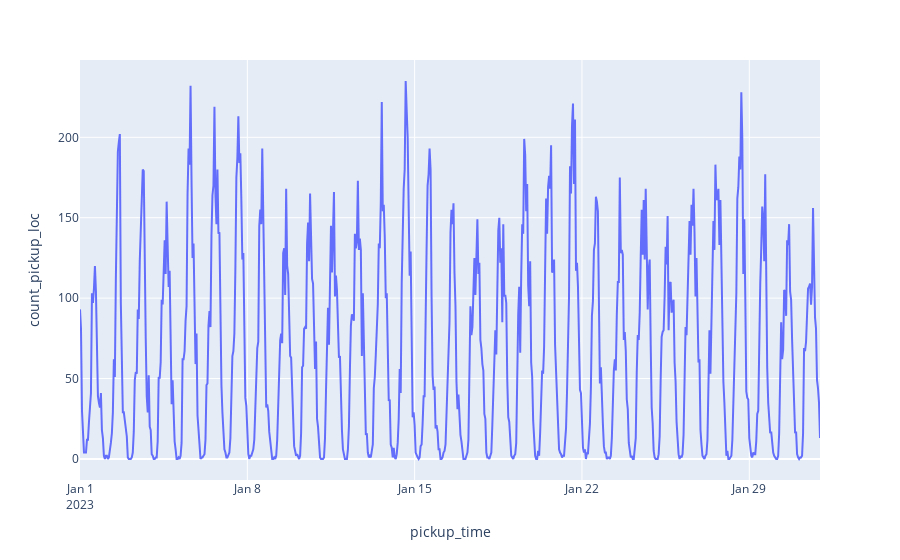

The notebook cell this image was saved under:
### Code cell
transformed_path = project_path + 'data/transformed/'
transformed_files = [f for f in os.listdir(transformed_path) if 'parquet' in f]
transformed_files.sort()

df = pd.read_parquet(path = transformed_path + transformed_files[0])
visualize_ts_data(df,pickup_loc_id=43)

### Figure 1 — Plotly figure (JSON) as saved in the notebook; plotly's stock layout.template omitted (floating-point values rounded to 4 significant figures; data arrays with more than 128 entries replaced by an {"elided": "..."} marker saying what was removed)
{"data": [{"hovertemplate": "pickup_time=%{x}<br>count_pickup_loc=%{y}<extra></extra>", "legendgroup": "", "line": {"color": "#636efa", "dash": "solid"}, "marker": {"symbol": "circle"}, "mode": "lines", "name": "", "orientation": "v", "showlegend": false, "type": "scatter", "x": {"elided": "744 str values"}, "xaxis": "x", "y": {"elided": "744 int values"}, "yaxis": "y"}], "layout": {"legend": {"tracegroupgap": 0}, "margin": {"t": 60}, "xaxis": {"anchor": "y", "domain": [0, 1], "title": {"text": "pickup_time"}}, "yaxis": {"anchor": "x", "domain": [0, 1], "title": {"text": "count_pickup_loc"}}}}
